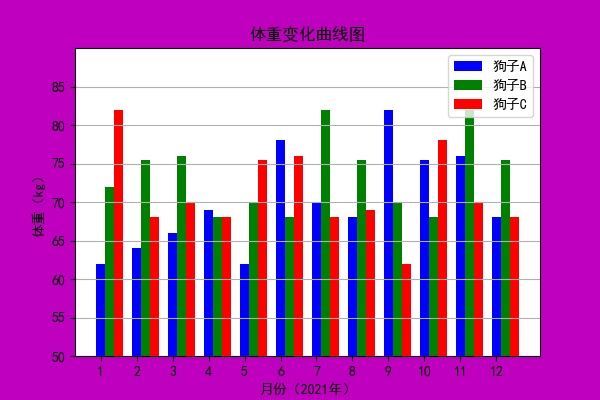

Source code (Python):
import matplotlib.pyplot as plt
import pandas as pd
import os

base_path =  os.path.split(os.path.dirname(os.path.abspath(__file__)))[0]
excel_path = os.path.join(base_path,'data','tizhong.xlsx')
print(excel_path)
df = pd.read_excel(excel_path)
x = df['月份']
y1 = df['狗子A']
y2 = df['狗子B']
y3 = df['狗子C']
# print(y)

plt.rcParams['font.sans-serif'] = ['SimHei']

plt.figure(num='图1',figsize=(6,4),facecolor='m',edgecolor='g')
plt.grid(axis='y')
width = 0.25
plt.bar(x,y1,label='狗子A',linestyle='-.',color='b',width=width)
plt.bar(x+width,y2,label='狗子B',linestyle='--',color='g',width=width)
plt.bar(x+width*2,y3,label='狗子C',linestyle=':',color='r',width=width)
plt.xlabel('月份（2021年）')
plt.ylabel('体重（kg）')
plt.yticks(range(50,90,5))
plt.xticks(range(1,13,1))
plt.ylim(50,90)
for a,b in zip(x,y1):
    # plt.text(a,b+1,'%0.1f'%b,ha='center',va='bottom',fontsize=9)
    pass
plt.title('体重变化曲线图')
plt.legend(loc='upper right')

# plt.annotate('最高体重',xy=('九月',82),xytext=('九月',78),arrowprops=dict(facecolor='r',shrink=0.05))

plt.savefig('tc2.jpg')
plt.show()